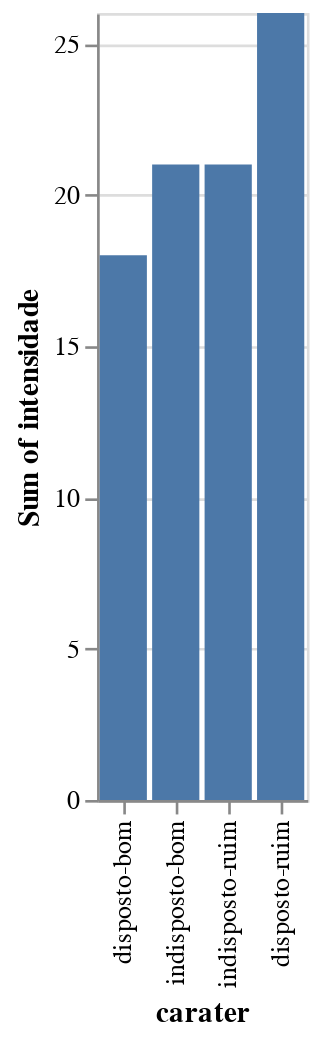

The cell this chart's notebook holds for it:
### Code cell
alt.Chart(grafico_barras).mark_bar().encode(
    alt.X('carater:N',sort='y'),
    alt.Y('sum(intensidade):Q')
)

### Figure 1 — Vega-Lite specification as saved in the notebook (floating-point values rounded to 4 significant figures)
{"config": {"view": {"continuousWidth": 400, "continuousHeight": 300}}, "data": {"name": "data-db98742c8f9de4b3061cdc2ceb4424b7"}, "mark": "bar", "encoding": {"x": {"field": "carater", "sort": "y", "type": "nominal"}, "y": {"aggregate": "sum", "field": "intensidade", "type": "quantitative"}}, "$schema": "https://vega.github.io/schema/vega-lite/v4.17.0.json", "datasets": {"data-db98742c8f9de4b3061cdc2ceb4424b7": [{"id_avaliacao": 1, "carater": "disposto-bom", "intensidade": 1, "id_disciplina": 1, "id_professor": 3, "nome_professor": "Marcos", "id_assunto": 1, "nome_assunto": "portugues", "id_turma": 1, "curso": "fundamental_1", "periodo": 8, "tag": "B", "data": "11/05/2022"}, {"id_avaliacao": 2, "carater": "disposto-ruim", "intensidade": 3, "id_disciplina": 1, "id_professor": 3, "nome_professor": "Marcos", "id_assunto": 1, "nome_assunto": "portugues", "id_turma": 1, "curso": "fundamental_1", "periodo": 8, "tag": "B", "data": "12/05/2022"}, {"id_avaliacao": 3, "carater": "indisposto-bom", "intensidade": 4, "id_disciplina": 1, "id_professor": 3, "nome_professor": "Marcos", "id_assunto": 1, "nome_assunto": "portugues", "id_turma": 1, "curso": "fundamental_1", "periodo": 8, "tag": "B", "data": "13/05/2022"}, {"id_avaliacao": 4, "carater": "indisposto-ruim", "intensidade": 3, "id_disciplina": 1, "id_professor": 3, "nome_professor": "Marcos", "id_assunto": 1, "nome_assunto": "portugues", "id_turma": 1, "curso": "fundamental_1", "periodo": 8, "tag": "B", "data": "14/05/2022"}, {"id_avaliacao": 5, "carater": "disposto-bom", "intensidade": 5, "id_disciplina": 1, "id_professor": 3, "nome_professor": "Marcos", "id_assunto": 1, "nome_assunto": "portugues", "id_turma": 1, "curso": "fundamental_1", "periodo": 8, "tag": "B", "data": "15/05/2022"}, {"id_avaliacao": 6, "carater": "disposto-bom", "intensidade": 5, "id_disciplina": 1, "id_professor": 3, "nome_professor": "Marcos", "id_assunto": 1, "nome_assunto": "portugues", "id_turma": 1, "curso": "fundamental_1", "periodo": 8, "tag": "B", "data": "16/05/2022"}, {"id_avaliacao": 7, "carater": "disposto-ruim", "intensidade": 5, "id_disciplina": 1, "id_professor": 3, "nome_professor": "Marcos", "id_assunto": 1, "nome_assunto": "portugues", "id_turma": 1, "curso": "fundamental_1", "periodo": 8, "tag": "B", "data": "17/05/2022"}, {"id_avaliacao": 8, "carater": "disposto-ruim", "intensidade": 5, "id_disciplina": 1, "id_professor": 3, "nome_professor": "Marcos", "id_assunto": 1, "nome_assunto": "portugues", "id_turma": 1, "curso": "fundamental_1", "periodo": 8, "tag": "B", "data": "18/05/2022"}, {"id_avaliacao": 9, "carater": "indisposto-bom", "intensidade": 4, "id_disciplina": 1, "id_professor": 3, "nome_professor": "Marcos", "id_assunto": 1, "nome_assunto": "portugues", "id_turma": 1, "curso": "fundamental_1", "periodo": 8, "tag": "B", "data": "19/05/2022"}, {"id_avaliacao": 10, "carater": "indisposto-ruim", "intensidade": 5, "id_disciplina": 1, "id_professor": 3, "nome_professor": "Marcos", "id_assunto": 1, "nome_assunto": "portugues", "id_turma": 1, "curso": "fundamental_1", "periodo": 8, "tag": "B", "data": "20/05/2022"}, {"id_avaliacao": 11, "carater": "indisposto-ruim", "intensidade": 3, "id_disciplina": 1, "id_professor": 3, "nome_professor": "Marcos", "id_assunto": 1, "nome_assunto": "portugues", "id_turma": 1, "curso": "fundamental_1", "periodo": 8, "tag": "B", "data": "21/05/2022"}, {"id_avaliacao": 12, "carater": "indisposto-ruim", "intensidade": 2, "id_disciplina": 1, "id_professor": 3, "nome_professor": "Marcos", "id_assunto": 1, "nome_assunto": "portugues", "id_turma": 1, "curso": "fundamental_1", "periodo": 8, "tag": "B", "data": "22/05/2022"}, {"id_avaliacao": 13, "carater": "disposto-ruim", "intensidade": 4, "id_disciplina": 1, "id_professor": 3, "nome_professor": "Marcos", "id_assunto": 1, "nome_assunto": "portugues", "id_turma": 1, "curso": "fundamental_1", "periodo": 8, "tag": "B", "data": "23/05/2022"}, {"id_avaliacao": 14, "carater": "disposto-bom", "intensidade": 5, "id_disciplina": 1, "id_professor": 3, "nome_professor": "Marcos", "id_assunto": 1, "nome_assunto": "portugues", "id_turma": 1, "curso": "fundamental_1", "periodo": 8, "tag": "B", "data": "24/05/2022"}, {"id_avaliacao": 15, "carater": "indisposto-ruim", "intensidade": 3, "id_disciplina": 1, "id_professor": 3, "nome_professor": "Marcos", "id_assunto": 1, "nome_assunto": "portugues", "id_turma": 1, "curso": "fundamental_1", "periodo": 8, "tag": "B", "data": "25/05/2022"}, {"id_avaliacao": 16, "carater": "indisposto-bom", "intensidade": 2, "id_disciplina": 1, "id_professor": 3, "nome_professor": "Marcos", "id_assunto": 1, "nome_assunto": "portugues", "id_turma": 1, "curso": "fundamental_1", "periodo": 8, "tag": "B", "data": "26/05/2022"}, {"id_avaliacao": 17, "carater": "indisposto-bom", "intensidade": 5, "id_disciplina": 1, "id_professor": 3, "nome_professor": "Marcos", "id_assunto": 1, "nome_assunto": "portugues", "id_turma": 1, "curso": "fundamental_1", "periodo": 8, "tag": "B", "data": "27/05/2022"}, {"id_avaliacao": 18, "carater": "indisposto-bom", "intensidade": 1, "id_disciplina": 1, "id_professor": 3, "nome_professor": "Marcos", "id_assunto": 1, "nome_assunto": "portugues", "id_turma": 1, "curso": "fundamental_1", "periodo": 8, "tag": "B", "data": "28/05/2022"}, {"id_avaliacao": 19, "carater": "indisposto-ruim", "intensidade": 3, "id_disciplina": 1, "id_professor": 3, "nome_professor": "Marcos", "id_assunto": 1, "nome_assunto": "portugues", "id_turma": 1, "curso": "fundamental_1", "periodo": 8, "tag": "B", "data": "29/05/2022"}, {"id_avaliacao": 20, "carater": "disposto-bom", "intensidade": 2, "id_disciplina": 1, "id_professor": 3, "nome_professor": "Marcos", "id_assunto": 1, "nome_assunto": "portugues", "id_turma": 1, "curso": "fundamental_1", "periodo": 8, "tag": "B", "data": "30/05/2022"}, {"id_avaliacao": 21, "carater": "disposto-ruim", "intensidade": 5, "id_disciplina": 1, "id_professor": 3, "nome_professor": "Marcos", "id_assunto": 1, "nome_assunto": "portugues", "id_turma": 1, "curso": "fundamental_1", "periodo": 8, "tag": "B", "data": "31/05/2022"}, {"id_avaliacao": 22, "carater": "disposto-ruim", "intensidade": 4, "id_disciplina": 1, "id_professor": 3, "nome_professor": "Marcos", "id_assunto": 1, "nome_assunto": "portugues", "id_turma": 1, "curso": "fundamental_1", "periodo": 8, "tag": "B", "data": "01/06/2022"}, {"id_avaliacao": 23, "carater": "indisposto-bom", "intensidade": 5, "id_disciplina": 1, "id_professor": 3, "nome_professor": "Marcos", "id_assunto": 1, "nome_assunto": "portugues", "id_turma": 1, "curso": "fundamental_1", "periodo": 8, "tag": "B", "data": "02/06/2022"}, {"id_avaliacao": 24, "carater": "indisposto-ruim", "intensidade": 2, "id_disciplina": 1, "id_professor": 3, "nome_professor": "Marcos", "id_assunto": 1, "nome_assunto": "portugues", "id_turma": 1, "curso": "fundamental_1", "periodo": 8, "tag": "B", "data": "03/06/2022"}]}}
